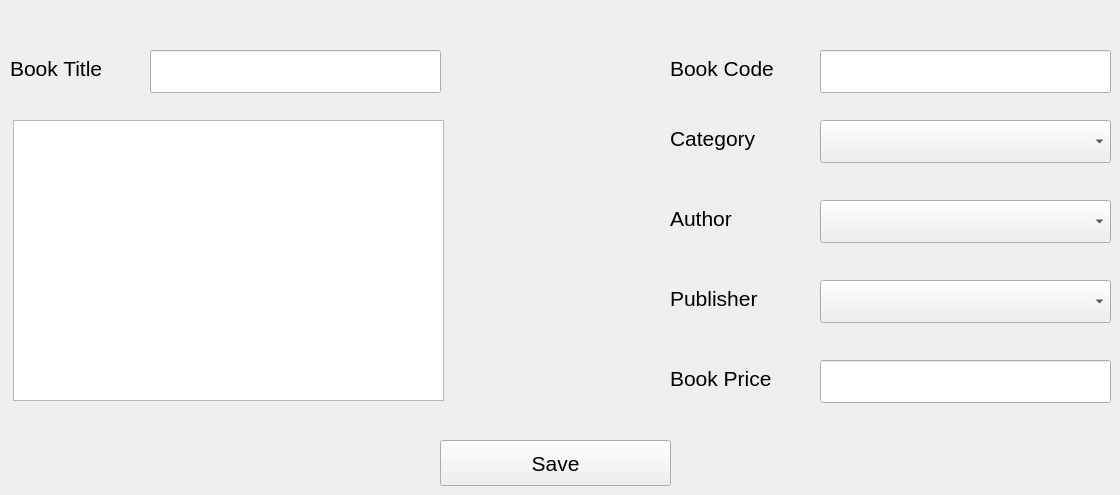
      <widget class="QWidget" name="add_book">
       <attribute name="title">
        <string>Add New Book</string>
       </attribute>
       <widget class="QLineEdit" name="bookTitle_lineEdit">
        <property name="geometry">
         <rect>
          <x>150</x>
          <y>50</y>
          <width>291</width>
          <height>43</height>
         </rect>
        </property>
        <property name="font">
         <font>
          <family>Segoe UI</family>
          <pointsize>16</pointsize>
         </font>
        </property>
       </widget>
       <widget class="QLabel" name="bookTitle_label">
        <property name="geometry">
         <rect>
          <x>10</x>
          <y>50</y>
          <width>118</width>
          <height>37</height>
         </rect>
        </property>
        <property name="font">
         <font>
          <pointsize>16</pointsize>
         </font>
        </property>
        <property name="text">
         <string>Book Title</string>
        </property>
       </widget>
       <widget class="QLineEdit" name="bookCode_lineEdit">
        <property name="geometry">
         <rect>
          <x>820</x>
          <y>50</y>
          <width>291</width>
          <height>43</height>
         </rect>
        </property>
        <property name="font">
         <font>
          <family>Segoe UI</family>
          <pointsize>16</pointsize>
         </font>
        </property>
       </widget>
       <widget class="QLabel" name="bookCode_label">
        <property name="geometry">
         <rect>
          <x>670</x>
          <y>50</y>
          <width>130</width>
          <height>37</height>
         </rect>
        </property>
        <property name="font">
         <font>
          <pointsize>16</pointsize>
         </font>
        </property>
        <property name="text">
         <string>Book Code</string>
        </property>
       </widget>
       <widget class="QComboBox" name="category_comboBox">
        <property name="geometry">
         <rect>
          <x>820</x>
          <y>120</y>
          <width>291</width>
          <height>43</height>
         </rect>
        </property>
        <property name="font">
         <font>
          <pointsize>16</pointsize>
         </font>
        </property>
       </widget>
       <widget class="QComboBox" name="author_comboBox">
        <property name="geometry">
         <rect>
          <x>820</x>
          <y>200</y>
          <width>291</width>
          <height>43</height>
         </rect>
        </property>
        <property name="font">
         <font>
          <pointsize>16</pointsize>
         </font>
        </property>
       </widget>
       <widget class="QComboBox" name="publisher_comboBox">
        <property name="geometry">
         <rect>
          <x>820</x>
          <y>280</y>
          <width>291</width>
          <height>43</height>
         </rect>
        </property>
        <property name="font">
         <font>
          <pointsize>16</pointsize>
         </font>
        </property>
       </widget>
       <widget class="QLineEdit" name="bookPrice_lineEdit">
        <property name="geometry">
         <rect>
          <x>820</x>
          <y>360</y>
          <width>291</width>
          <height>43</height>
         </rect>
        </property>
        <property name="font">
         <font>
          <family>Segoe UI</family>
          <pointsize>16</pointsize>
         </font>
        </property>
       </widget>
       <widget class="QLabel" name="bookPrice_label">
        <property name="geometry">
         <rect>
          <x>670</x>
          <y>360</y>
          <width>130</width>
          <height>37</height>
         </rect>
        </property>
        <property name="font">
         <font>
          <pointsize>16</pointsize>
         </font>
        </property>
        <property name="text">
         <string>Book Price</string>
        </property>
       </widget>
       <widget class="QPushButton" name="save_pushButton">
        <property name="geometry">
         <rect>
          <x>440</x>
          <y>440</y>
          <width>231</width>
          <height>46</height>
         </rect>
        </property>
        <property name="font">
         <font>
          <pointsize>16</pointsize>
         </font>
        </property>
        <property name="text">
         <string>Save</string>
        </property>
       </widget>
       <widget class="QLabel" name="category_label">
        <property name="geometry">
         <rect>
          <x>670</x>
          <y>120</y>
          <width>130</width>
          <height>37</height>
         </rect>
        </property>
        <property name="font">
         <font>
          <pointsize>16</pointsize>
         </font>
        </property>
        <property name="text">
         <string>Category</string>
        </property>
       </widget>
       <widget class="QLabel" name="author_label">
        <property name="geometry">
         <rect>
          <x>670</x>
          <y>200</y>
          <width>130</width>
          <height>37</height>
         </rect>
        </property>
        <property name="font">
         <font>
          <pointsize>16</pointsize>
         </font>
        </property>
        <property name="text">
         <string>Author</string>
        </property>
       </widget>
       <widget class="QLabel" name="publisher_label">
        <property name="geometry">
         <rect>
          <x>670</x>
          <y>280</y>
          <width>130</width>
          <height>37</height>
         </rect>
        </property>
        <property name="font">
         <font>
          <pointsize>16</pointsize>
         </font>
        </property>
        <property name="text">
         <string>Publisher</string>
        </property>
       </widget>
       <widget class="QTextEdit" name="description_textEdit">
        <property name="geometry">
         <rect>
          <x>13</x>
          <y>120</y>
          <width>431</width>
          <height>281</height>
         </rect>
        </property>
       </widget>
      </widget>
